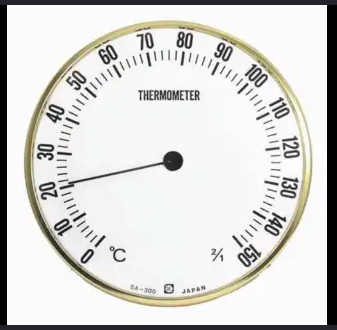
#> input picture eval/images/meter1.png, 337 x 330 px
$ python tools_verify_ticks.py
#> lines starting #> are read from the running program, lines starting #| are printed output that depends on the picture
### tick_detect.py
"""
目盛り線（tick mark）のPCAベース検出ロジック。
GUI（main_sotuken.py）と、ラベリング/学習用のCLIスクリプトの両方から
共通で使えるように、tkinterに依存しない純粋な関数として切り出している。
"""

import math

import cv2
import numpy as np

# 主目盛りがこの本数に満たない場合、長さの上位を主目盛りとみなすフォールバックを使う。
# 数字が振られる主目盛りは、どんな盤面でも最低数本はあるという前提。
_MIN_MAJOR_TICKS = 3
# フォールバック時に主目盛りとみなす割合。主目盛りの間には副目盛りが
# 4〜9本入るのが一般的なので、全体の2割程度を上限の目安にしている。
_MAJOR_TICK_FALLBACK_RATIO = 0.2


# [21 lines left out: function crop_with_margin, not called in this run]


def apply_clahe(img, clip_limit=2.0, tile_grid_size=(8, 8)):
    """
    CLAHE（適応的ヒストグラム平坦化）でローカルコントラストを強調する。
    輝度(L)チャンネルのみに適用し、色情報(a, b)はそのまま保つ。
    反射・グレアや低コントラストな盤面で目盛り線・文字が検出されやすくなる。
    """
    lab = cv2.cvtColor(img, cv2.COLOR_BGR2LAB)
    l, a, b = cv2.split(lab)
    clahe = cv2.createCLAHE(clipLimit=clip_limit, tileGridSize=tile_grid_size)
    l2 = clahe.apply(l)
    return cv2.cvtColor(cv2.merge([l2, a, b]), cv2.COLOR_LAB2BGR)


def _hough_detect_center(gray):
    """グレースケール画像に対してHough円検出を1回試みる。"""
    blurred = cv2.GaussianBlur(gray, (9, 9), 2)

    h, w = gray.shape[:2]
    short = min(h, w)
    min_r = max(4, int(short * 0.008))
    max_r = max(25, int(short * 0.06))

    circles = cv2.HoughCircles(
        blurred, cv2.HOUGH_GRADIENT, dp=1, minDist=short * 0.04,
        param1=80, param2=28, minRadius=min_r, maxRadius=max_r
    )
    if circles is None:
        return None

    circles = np.round(circles[0, :]).astype(int)
    img_cx, img_cy = w // 2, h // 2
    best = min(circles, key=lambda c: math.hypot(c[0] - img_cx, c[1] - img_cy))
    return (int(best[0]), int(best[1]), int(best[2]))


def auto_detect_center(img):
    """
    Hough円検出で針の中心点候補を取得する。
    通常のグレースケールで見つからない場合は、CLAHE（適応的ヒストグラム平坦化）で
    コントラストを強調してから再試行する（暗い/低コントラストな盤面向けの救済策）。
    それでも見つからない場合はNone。
    """
    gray = cv2.cvtColor(img, cv2.COLOR_BGR2GRAY)

    result = _hough_detect_center(gray)
    if result is not None:
        return result

    clahe = cv2.createCLAHE(clipLimit=3.0, tileGridSize=(8, 8))
    enhanced = clahe.apply(gray)
    return _hough_detect_center(enhanced)


# [12 lines left out: function estimate_center_from_ticks, not called in this run]


def _dial_radius(img, center):
    """Hough円検出が中心と整合するときだけ、盤面半径を返す。"""
    try:
        from detect_meter_center_v2 import detect_meter_center

        short = min(img.shape[:2])
        scale = min(1.0, 800.0 / short)
        if scale < 1.0:
            resized = cv2.resize(img, None, fx=scale, fy=scale,
                                 interpolation=cv2.INTER_AREA)
            result = detect_meter_center(resized)
            expected_center = (center[0] * scale, center[1] * scale)
        else:
            result = detect_meter_center(img)
            expected_center = center
        if result is None:
            return None
        detected_center = result['center']
        radius = float(result['radius'])
        if radius <= 0:
            return None
        if math.hypot(detected_center[0] - expected_center[0],
                      detected_center[1] - expected_center[1]) > radius * 0.2:
            return None
        return radius / scale
    except Exception:
        # 中心検出は補助情報なので、失敗時は従来の短辺基準に縮退する。
        return None


# [364 lines left out: functions _angular_dark_response, _periodic_radius, _normalize_profile, _circular_interpolate, _longest_circular_run, _low_density_gap and 5 more, not called in this run]


def detect_scale_ticks(img, center):
    """暗線の検出に失敗した黒盤面だけ、白目盛りとして再試行する。"""
    ticks = _detect_scale_ticks(img, center)
    if len(ticks) >= 3:
        return ticks
    try:
        cx, cy = int(center[0]), int(center[1])
        half = max(1, min(img.shape[:2]) // 5)
        face = img[max(0, cy - half):cy + half,
                   max(0, cx - half):cx + half]
        # 針軸や文字の明るさではなく、その周囲の盤面の明暗で極性を決める。
        if face.size and np.median(cv2.cvtColor(face, cv2.COLOR_BGR2GRAY)) < 128:
            bright_ticks = _detect_scale_ticks(255 - img, center)
            if len(bright_ticks) >= 3:
                return bright_ticks
    except Exception:
        pass
    return ticks


def _detect_scale_ticks(img, center):
    """
    中心を基準に極座標変換し、同一半径上で周期的に現れる暗線を目盛りとして返す。
    輪郭の連結状態を使わないため、目盛りと円弧が融合していても検出できる。
    戻り値: [{'angle', 'centroid', 'line_angle', 'length', 'is_major'}, ...]
    """
    try:
        cx, cy = float(center[0]), float(center[1])
        h, w = img.shape[:2]
        short = min(h, w)
        edge_radius = min(cx, cy, w - 1 - cx, h - 1 - cy)
        if edge_radius < 8:
            return []

        dial_radius = _dial_radius(img, (cx, cy))
        if dial_radius is not None:
            # 半径を形で決め打ちせず、盤面全体を広く周期探索する。
            min_radius = int(round(dial_radius * 0.30))
            max_radius = int(round(dial_radius * 0.98))
        else:
            # 円検出が失敗しても、中心付近と画像外だけを除いた広い範囲を使う。
            min_radius = int(round(short * 0.12))
            max_radius = int(round(short * 0.55))
        max_radius = min(max_radius, int(edge_radius))
        if max_radius - min_radius < 8:
            return []

        gray = cv2.cvtColor(img, cv2.COLOR_BGR2GRAY)
        angle_samples = 1440
        # warpPolarの出力は (角度, 半径)。転置して (半径, 角度) として扱う。
        gray_polar = cv2.warpPolar(
            gray, (max_radius + 1, angle_samples), (cx, cy), max_radius,
            cv2.WARP_POLAR_LINEAR | cv2.WARP_FILL_OUTLIERS,
        ).T.astype(np.float32)
        response = _angular_dark_response(gray_polar)
        radius_model = _periodic_radius(response, min_radius, max_radius)
        if radius_model is None:
            return []
        peak_radius, approximate_period, periodic_strength = radius_model
        del periodic_strength

        band_half_width = max(3, int(round(short * 0.01)))
        band_start = max(min_radius, peak_radius - band_half_width)
        band_end = min(max_radius + 1, peak_radius + band_half_width + 1)
        profile = np.mean(response[band_start:band_end], axis=0)

        preliminary_model = _fit_comb_model(
            profile, reference_period=approximate_period)
        if preliminary_model is None:
            return []
        gap = _low_density_gap(profile, preliminary_model[1])
        model = _fit_comb_model(
            profile, gap, reference_period=approximate_period)
        if model is None:
            model = preliminary_model
            gap = _low_density_gap(profile, model[1])
        positions = _comb_positions(profile, model, gap)
        if len(positions) < 8:
            return []

        binary = cv2.adaptiveThreshold(
            gray, 255, cv2.ADAPTIVE_THRESH_GAUSSIAN_C,
            cv2.THRESH_BINARY_INV, 25, 5
        )
        binary_polar = cv2.warpPolar(
            binary, (max_radius + 1, angle_samples), (cx, cy), max_radius,
            cv2.WARP_POLAR_LINEAR | cv2.WARP_FILL_OUTLIERS,
        ).T

        reference_radius = dial_radius if dial_radius is not None else max_radius
        radial_min = max(
            min_radius, int(round(peak_radius - reference_radius * 0.25)))
        radial_max = min(
            max_radius, int(round(peak_radius + reference_radius * 0.04)))
        angle_half_width = max(
            1, int(round(angle_samples * 0.50 / 360.0)))
        min_line_length = max(3, int(round(short * 0.003)))
        raw = []
        observed = []
        lengths = []
        for position in positions:
            index = int(round(position)) % angle_samples
            length, centroid_radius = _radial_length(
                binary_polar, peak_radius, index, angle_half_width,
                radial_min, radial_max)
            is_observed = length >= min_line_length
            if not is_observed:
                length = 0
                centroid_radius = float(peak_radius)
            angle = 2.0 * math.pi * float(position) / angle_samples
            raw.append({
                'angle': angle,
                'centroid': (
                    cx + centroid_radius * math.cos(angle),
                    cy + centroid_radius * math.sin(angle),
                ),
                'line_angle': angle,
                'length': float(length),
            })
            observed.append(is_observed)
            lengths.append(float(length))

        if sum(observed) < max(4, int(round(len(raw) * 0.20))):
            return []
        reliable_lengths = [lengths[index] for index in range(len(lengths))
                            if observed[index]]
        default_length = float(np.median(reliable_lengths))
        for index in range(len(lengths)):
            if not observed[index]:
                lengths[index] = default_length
                raw[index]['length'] = default_length
        major_flags = _major_tick_flags(lengths, observed)
        for tick, is_major in zip(raw, major_flags):
            tick['is_major'] = bool(is_major)
        raw.sort(key=lambda tick: tick['angle'])
        return raw
    except Exception:
        return []


# [131 lines left out: functions refine_center_iterative, refine_center_from_ticks, snap_to_tick, extract_tick_crop, not called in this run]

### tools_verify_ticks.py
"""T1-3検証用（Claude専用・エージェントには触らせない）。"""
import glob
import math
import os
import sys

import cv2
import numpy as np

# リポジトリのパスを固定してはいけない。worktreeを分けて複数案を比較するとき、
# どのworktreeから実行しても常に同じ実装を測ってしまい、
# 「違う案なのに数値が完全に一致する」という形で測定が破綻する
# （2026-08-25に実際に起きた。A案とB案が同一の数値を出して気づいた）。
# このファイル自身の位置を基準にすることで、実行したworktreeの実装を測る。
REPO = os.path.dirname(os.path.abspath(__file__))
sys.path.insert(0, REPO)
os.chdir(REPO)

import tick_detect


def load(p):
#> called with p = 'eval/images/meter1.png'
    return cv2.imdecode(np.fromfile(p, dtype=np.uint8), cv2.IMREAD_COLOR)
#> returned value is the input picture: shape (330, 337, 3); mean B, G, R 212.3, 215.1, 215.1


paths = sorted(glob.glob(r'C:\卒研\サンプルメーター（本番用）\企業提供_日本製鋼所\*.jpg')) + [
    'eval/images/meter1.png', 'eval/images/meter2.jpg', 'eval/images/meter3.png']

print('%-14s %5s %9s %8s %10s' % ('image', 'n', 'r_med/sh', 'CV', 'within10%'))
print('-' * 52)
for i, p in enumerate(paths):
    label = 'company%d' % i if 'recieved' in p else os.path.basename(p)[:14]
    img = load(p)
    if img is None:
        print('%-14s SKIP' % label)
        continue
    c = tick_detect.auto_detect_center(img)
#> in auto_detect_center, `gray = cv2.cvtColor(img, cv2.COLOR_BGR2GRAY)`:
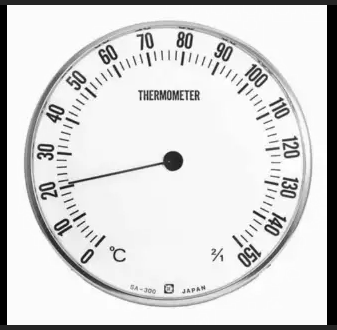
#> gray: shape (330, 337); min 0, max 255, mean 214.8
#> in _hough_detect_center, `blurred = cv2.GaussianBlur(gray, (9, 9), 2)`:
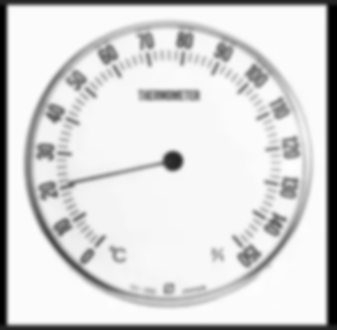
#> blurred: shape (330, 337); min 0, max 254, mean 214.8
#> in _hough_detect_center, `circles = cv2.HoughCircles( blurred, cv2.HOUGH_GRADIENT, dp=1, minDist..`: circles = [[172.5, 160.5, 9.4]]
#> in _hough_detect_center, `circles = np.round(circles[0, :]).astype(int)`: circles = [[172, 160, 9]]
#> in _hough_detect_center, `best = min(circles, key=lambda c: math.hypot(c[0] - img_cx, c[1] - img..`: best = [172, 160, 9]
#> in auto_detect_center, `result = _hough_detect_center(gray)`: result = (172, 160, 9)
#> c = (172, 160, 9)
    if c is None:
        print('%-14s center=None' % label)
        continue
    enh = tick_detect.apply_clahe(img, clip_limit=2.0)
#> in apply_clahe, `lab = cv2.cvtColor(img, cv2.COLOR_BGR2LAB)`: lab: shape (330, 337, 3); mean of channels 0, 1, 2 216.7, 127.6, 129.4
#> in apply_clahe, `l, a, b = cv2.split(lab)`:
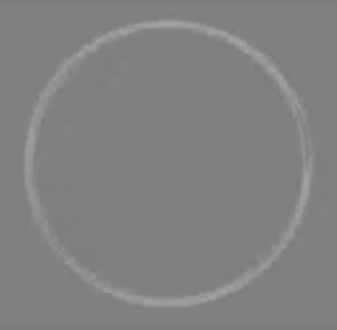
#> b: shape (330, 337); min 122, max 168, mean 129.4
#> in apply_clahe, `l2 = clahe.apply(l)`:
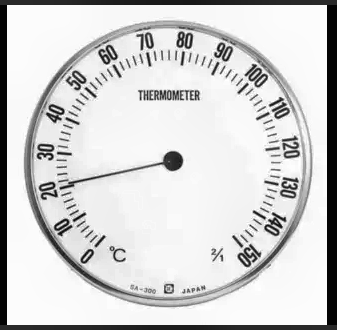
#> l2: shape (330, 337); min 3, max 255, mean 209.9
#> in apply_clahe, `return cv2.cvtColor(cv2.merge([l2, a, b]), cv2.COLOR_LAB2BGR)`:
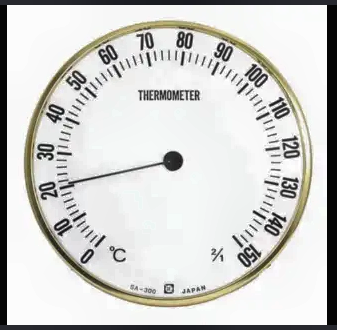
#> returned value: shape (330, 337, 3); mean B, G, R 205.4, 208.1, 208.1
    try:
        ticks = tick_detect.detect_scale_ticks(enh, (c[0], c[1]))
#> (the run stopped early here; a loop or call above may not have finished)
